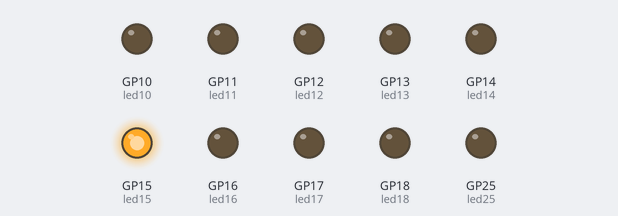
A program run on a simulated Raspberry Pi Pico running MicroPython. On the bench: output pins drawn as LEDs (lit = HIGH).

Above: at 0.4 s.
At 0.9 s:
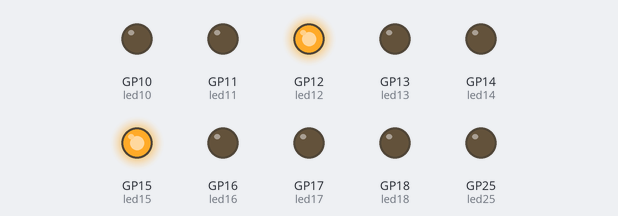
At 1.4 s:
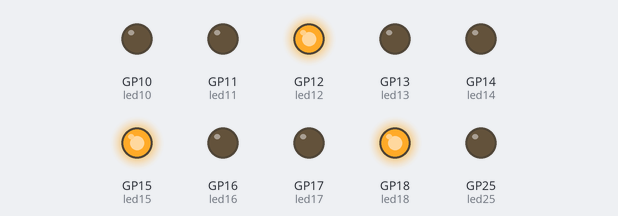
At 16.4 s:
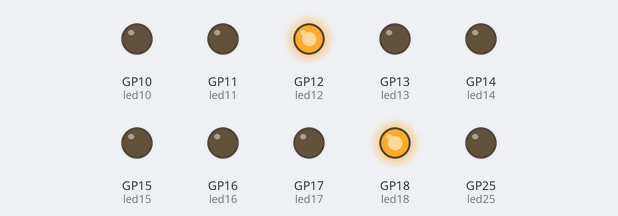
At 17.8 s:
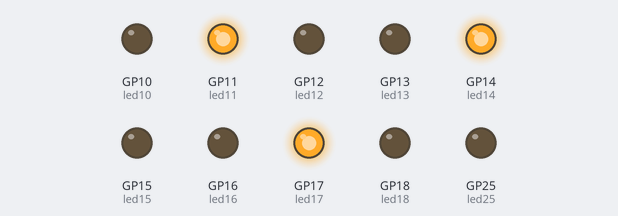
At 34.2 s:
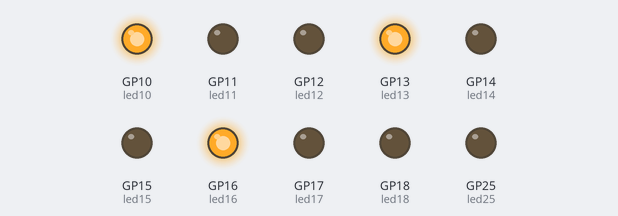
Timing chart, 0 to 35.7 s (numbered marks = the images above):
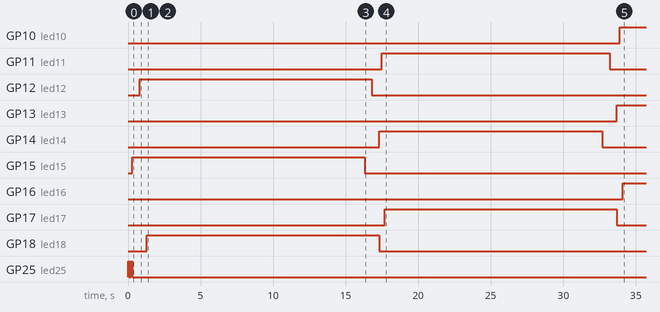

Measured:
- by itself, GP10 (led10): LOW → HIGH at 33.9 s
- by itself, GP11 (led11): LOW → HIGH at 17.5 s, → LOW 15.7 s later
- by itself, GP12 (led12): LOW → HIGH at 0.80 s, → LOW 16.0 s later
- by itself, GP13 (led13): LOW → HIGH at 33.7 s
- by itself, GP14 (led14): LOW → HIGH at 17.3 s, → LOW 15.4 s later
- by itself, GP15 (led15): LOW → HIGH at 0.30 s, → LOW 16.0 s later
- by itself, GP16 (led16): LOW → HIGH at 34.1 s
- by itself, GP17 (led17): LOW → HIGH at 17.7 s, → LOW 16.0 s later

The program:

ledleisteblink.py
```python
# Lets blink LEDs conected with your Raspberry Pi Pico by SKANTA (TechCree)
# Enter an "X" for your occupied pins
#
#         [X] LED onBoard
# GP0  [ ]  (1)                (40)  [ ] VBUS
# GP1  [ ]  (2)                (39)  [ ] VSYS
# GND  [ ]  (3)                (38)  [ ] GDN
# GP2  [ ]  (4)                (37)  [ ] 3V3_EN
# GP3  [ ]  (5)                (36)  [ ] 3V3(OUT)
# GP4  [ ]  (6)                (35)  [ ] -
# GP5  [ ]  (7)                (34)  [ ] GP28
# GND  [ ]  (8)                (33)  [ ] GND
# GP6  [ ]  (9)                (32)  [ ] GP27
# GP7  [ ]  (10)               (31)  [ ] GP26
# GP8  [ ]  (11)               (30)  [ ] RUN
# GP9  [ ]  (12)               (29)  [ ] GP22
# GND  [ ]  (13)               (28)  [ ] GND
# GP10 [X]  (14)               (27)  [ ] GP21
# GP11 [X]  (15)               (26)  [ ] GP20
# GP12 [X]  (16)               (25)  [ ] GP19
# GP13 [X]  (17)               (24)  [X] GP18
# GND  [ ]  (18)               (23)  [ ] GDN
# GP14 [X]  (19)               (22)  [X] GP17
# GP15 [X]  (20)               (21)  [X] GP16
#           [ ]SWCLK [ ]GND [ ]SWDIO
#
import machine
from machine import Pin
import utime

led25 =  Pin(25, Pin.OUT) #mainboard

led18 =  Pin(18, Pin.OUT) #rot
led17 =  Pin(17, Pin.OUT) #gruen
led16 =  Pin(16, Pin.OUT) #blau
led15 =  Pin(15, Pin.OUT) #rot
led14 =  Pin(14, Pin.OUT) #gruen
led13 =  Pin(13, Pin.OUT) #blau
led12 =  Pin(12, Pin.OUT) #rot
led11 =  Pin(11, Pin.OUT) #gruen
led10 =  Pin(10, Pin.OUT) #blau


while True:
#Start wird signalisiert
     led25.value(1)
     utime.sleep(0.1)
     led25.value(0)
     utime.sleep(0.1)
     led25.value(1)
     utime.sleep(0.1)
     led25.value(0)
# Start abgeschlossen
# start rot
     led15.value(1)
     utime.sleep(0.5)
     led12.value(1)
     utime.sleep(0.5)
     led18.value(1)
     utime.sleep(15) #Pause
     led15.value(0)
     utime.sleep(0.5)
     led12.value(0)
     utime.sleep(0.5)
     led18.value(0)
# start gruen
     led14.value(1)
     utime.sleep(0.2)
     led11.value(1)
     utime.sleep(0.2)
     led17.value(1)
     utime.sleep(15) #Pause
     led14.value(0)
     utime.sleep(0.5)
     led11.value(0)
     utime.sleep(0.5)
     led17.value(0)
# start blau
     led13.value(1)
     utime.sleep(0.2)
     led10.value(1)
     utime.sleep(0.2)
     led16.value(1)
     utime.sleep(15) #Pause
     led13.value(0)
     utime.sleep(0.5)
     led10.value(0)
     utime.sleep(0.5)
     led16.value(0)
# start mix
     led14.value(1)
     led10.value(1)
     led15.value(1)
     led16.value(1)
     led17.value(1)
     led18.value(1)
     utime.sleep(15) #Pause
     led14.value(0)
     led10.value(0)
     led15.value(0)
     led16.value(0)
     led17.value(0)
     led18.value(0)

     utime.sleep(0.1)
```
